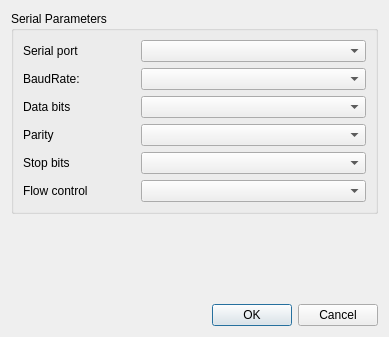
<?xml version="1.0" encoding="UTF-8"?>
<ui version="4.0">
 <class>UISerialControls</class>
 <widget class="QWidget" name="UISerialControls">
  <property name="geometry">
   <rect>
    <x>0</x>
    <y>0</y>
    <width>389</width>
    <height>337</height>
   </rect>
  </property>
  <property name="minimumSize">
   <size>
    <width>0</width>
    <height>0</height>
   </size>
  </property>
  <property name="maximumSize">
   <size>
    <width>65536</width>
    <height>65536</height>
   </size>
  </property>
  <property name="contextMenuPolicy">
   <enum>Qt::NoContextMenu</enum>
  </property>
  <property name="windowTitle">
   <string>Head Arduino Tracker settings FaceTrackNoIR</string>
  </property>
  <property name="windowIcon">
   <iconset resource="../tracker-hatire/ftnoir_hat.qrc">
    <normaloff>:/images/hat.png</normaloff>:/images/hat.png</iconset>
  </property>
  <property name="windowOpacity">
   <double>1.000000000000000</double>
  </property>
  <property name="layoutDirection">
   <enum>Qt::LeftToRight</enum>
  </property>
  <property name="autoFillBackground">
   <bool>false</bool>
  </property>
  <layout class="QGridLayout" name="gridLayout_7">
   <item row="0" column="0">
    <widget class="QGroupBox" name="parametersBox">
     <property name="title">
      <string>Serial Parameters</string>
     </property>
     <layout class="QGridLayout" name="gridLayout_8">
      <item row="5" column="0">
       <widget class="QLabel" name="flowControlLabel">
        <property name="text">
         <string>Flow control</string>
        </property>
       </widget>
      </item>
      <item row="3" column="1">
       <widget class="QComboBox" name="QCB_Serial_parity">
        <property name="sizePolicy">
         <sizepolicy hsizetype="Preferred" vsizetype="Preferred">
          <horstretch>0</horstretch>
          <verstretch>0</verstretch>
         </sizepolicy>
        </property>
       </widget>
      </item>
      <item row="4" column="0">
       <widget class="QLabel" name="stopBitsLabel">
        <property name="text">
         <string>Stop bits</string>
        </property>
       </widget>
      </item>
      <item row="3" column="0">
       <widget class="QLabel" name="parityLabel">
        <property name="text">
         <string>Parity</string>
        </property>
       </widget>
      </item>
      <item row="5" column="1">
       <widget class="QComboBox" name="QCB_Serial_flowControl">
        <property name="sizePolicy">
         <sizepolicy hsizetype="Preferred" vsizetype="Preferred">
          <horstretch>0</horstretch>
          <verstretch>0</verstretch>
         </sizepolicy>
        </property>
       </widget>
      </item>
      <item row="4" column="1">
       <widget class="QComboBox" name="QCB_Serial_stopBits">
        <property name="sizePolicy">
         <sizepolicy hsizetype="Preferred" vsizetype="Preferred">
          <horstretch>0</horstretch>
          <verstretch>0</verstretch>
         </sizepolicy>
        </property>
       </widget>
      </item>
      <item row="2" column="1">
       <widget class="QComboBox" name="QCB_Serial_dataBits">
        <property name="sizePolicy">
         <sizepolicy hsizetype="Preferred" vsizetype="Preferred">
          <horstretch>0</horstretch>
          <verstretch>0</verstretch>
         </sizepolicy>
        </property>
       </widget>
      </item>
      <item row="1" column="1">
       <widget class="QComboBox" name="QCB_Serial_baudRate">
        <property name="sizePolicy">
         <sizepolicy hsizetype="Preferred" vsizetype="Preferred">
          <horstretch>0</horstretch>
          <verstretch>0</verstretch>
         </sizepolicy>
        </property>
       </widget>
      </item>
      <item row="1" column="0">
       <widget class="QLabel" name="baudRateLabel">
        <property name="text">
         <string>BaudRate:</string>
        </property>
       </widget>
      </item>
      <item row="2" column="0">
       <widget class="QLabel" name="dataBitsLabel">
        <property name="text">
         <string>Data bits</string>
        </property>
       </widget>
      </item>
      <item row="0" column="0">
       <widget class="QLabel" name="label_5">
        <property name="sizePolicy">
         <sizepolicy hsizetype="Preferred" vsizetype="Preferred">
          <horstretch>3</horstretch>
          <verstretch>0</verstretch>
         </sizepolicy>
        </property>
        <property name="maximumSize">
         <size>
          <width>65536</width>
          <height>16777215</height>
         </size>
        </property>
        <property name="text">
         <string>Serial port</string>
        </property>
       </widget>
      </item>
      <item row="0" column="1">
       <widget class="QComboBox" name="cbSerialPort">
        <property name="sizePolicy">
         <sizepolicy hsizetype="MinimumExpanding" vsizetype="Fixed">
          <horstretch>6</horstretch>
          <verstretch>0</verstretch>
         </sizepolicy>
        </property>
        <property name="maximumSize">
         <size>
          <width>65535</width>
          <height>16777215</height>
         </size>
        </property>
        <property name="editable">
         <bool>false</bool>
        </property>
        <property name="sizeAdjustPolicy">
         <enum>QComboBox::AdjustToContents</enum>
        </property>
        <property name="modelColumn">
         <number>0</number>
        </property>
       </widget>
      </item>
     </layout>
    </widget>
   </item>
   <item row="1" column="0">
    <spacer name="verticalSpacer_2">
     <property name="orientation">
      <enum>Qt::Vertical</enum>
     </property>
     <property name="sizeType">
      <enum>QSizePolicy::MinimumExpanding</enum>
     </property>
     <property name="sizeHint" stdset="0">
      <size>
       <width>20</width>
       <height>0</height>
      </size>
     </property>
    </spacer>
   </item>
   <item row="2" column="0">
    <widget class="QDialogButtonBox" name="buttonBox">
     <property name="standardButtons">
      <set>QDialogButtonBox::Cancel|QDialogButtonBox::Ok</set>
     </property>
    </widget>
   </item>
  </layout>
 </widget>
 <tabstops>
  <tabstop>QCB_Serial_baudRate</tabstop>
  <tabstop>QCB_Serial_dataBits</tabstop>
  <tabstop>QCB_Serial_parity</tabstop>
  <tabstop>QCB_Serial_stopBits</tabstop>
  <tabstop>QCB_Serial_flowControl</tabstop>
 </tabstops>
 <resources>
  <include location="../tracker-hatire/ftnoir_hat.qrc"/>
 </resources>
 <connections/>
 <slots>
  <slot>startEngineClicked()</slot>
  <slot>stopEngineClicked()</slot>
  <slot>cameraSettingsClicked()</slot>
 </slots>
</ui>
